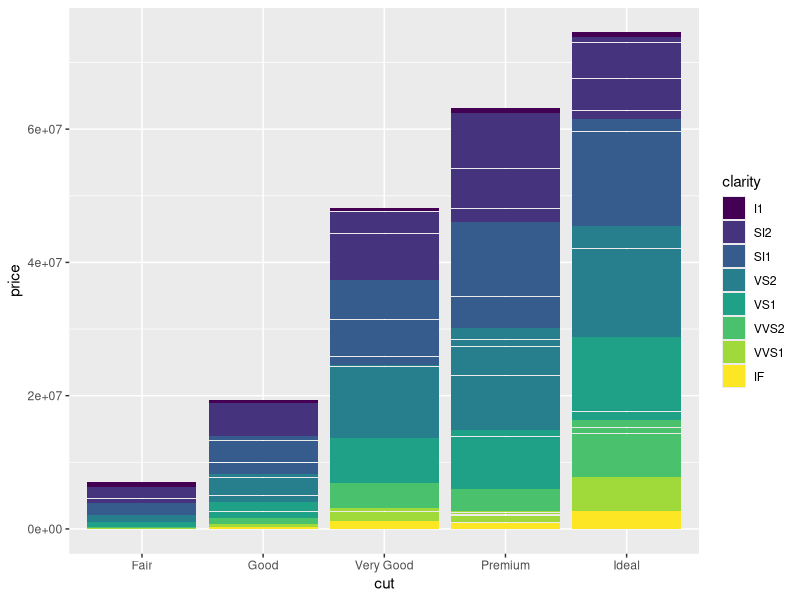
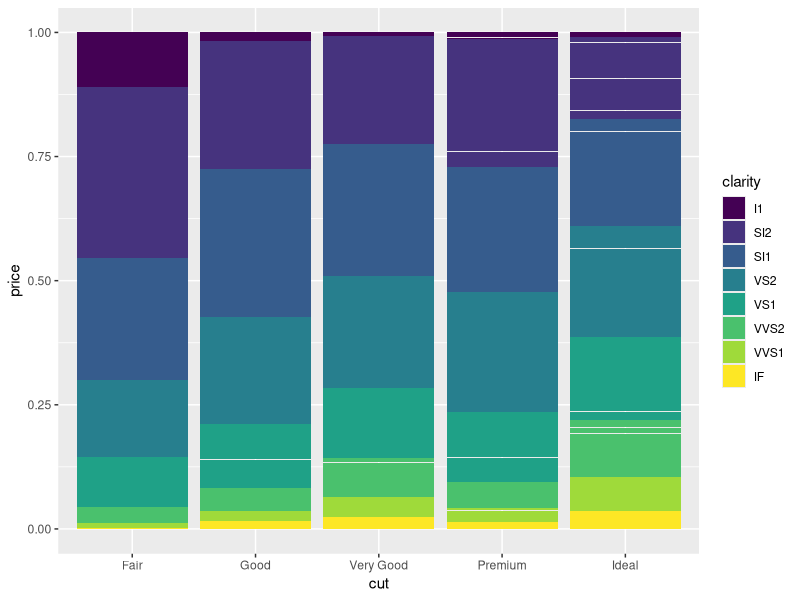
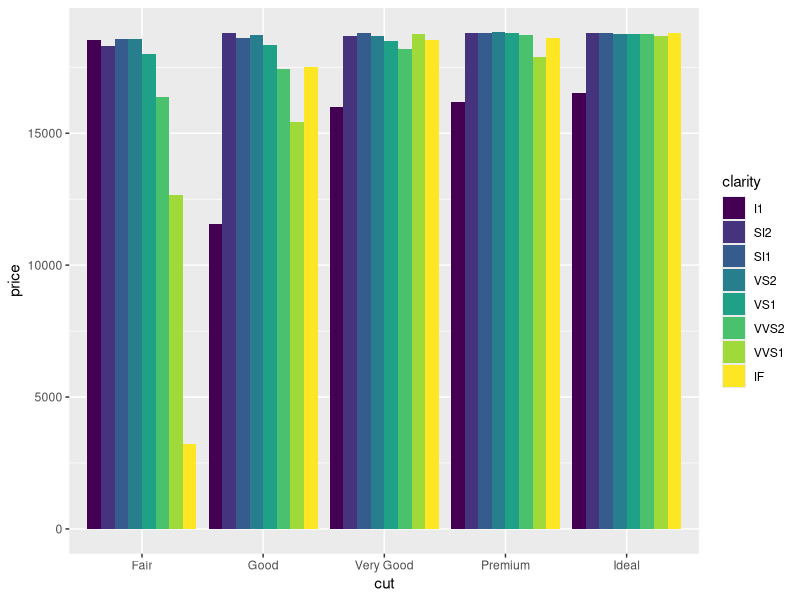
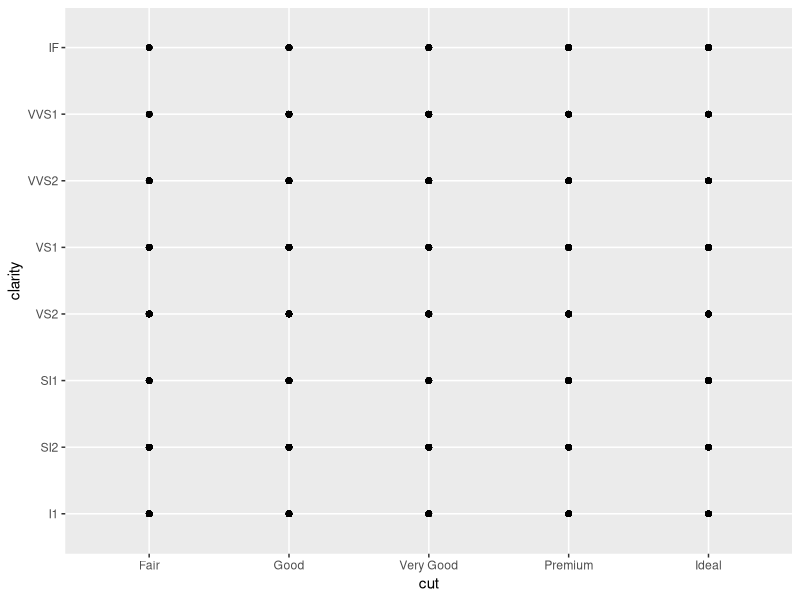
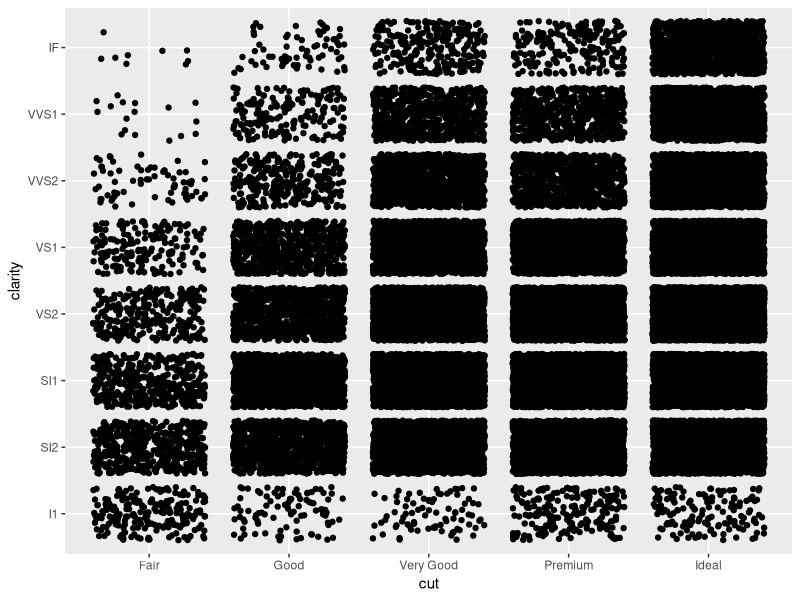
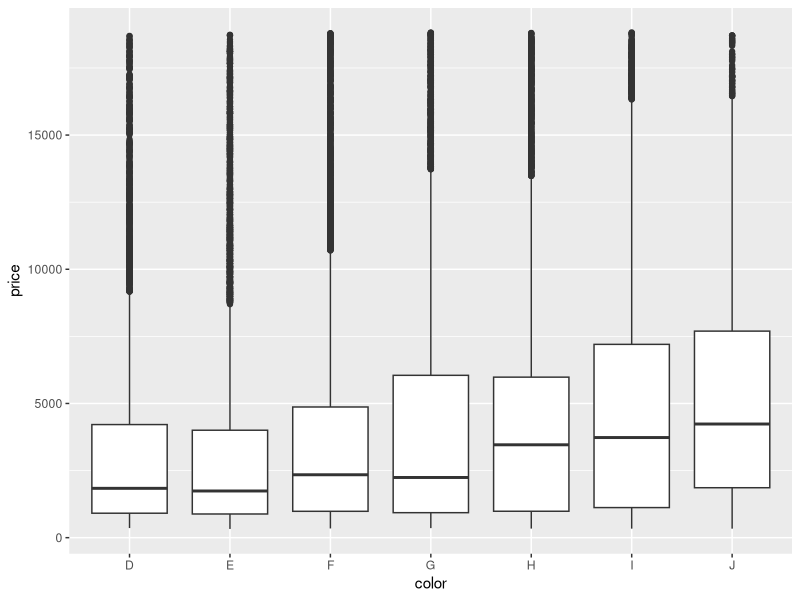
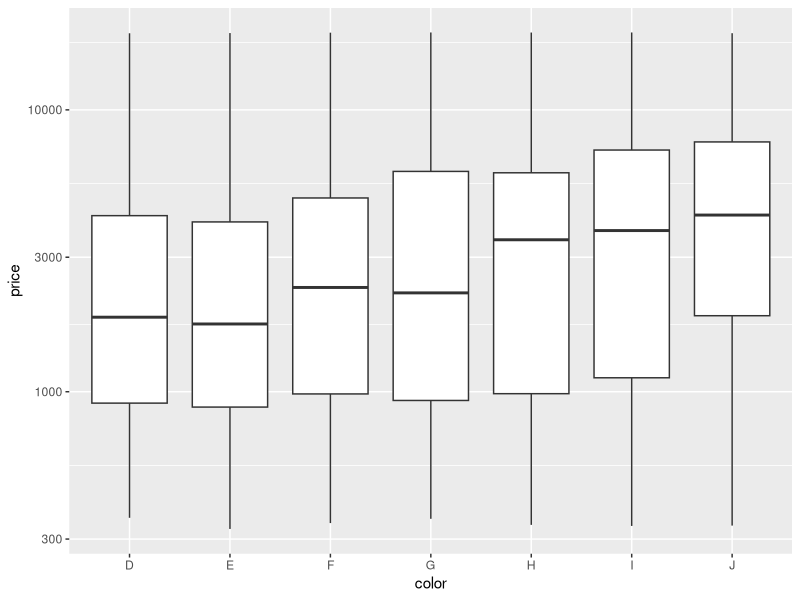
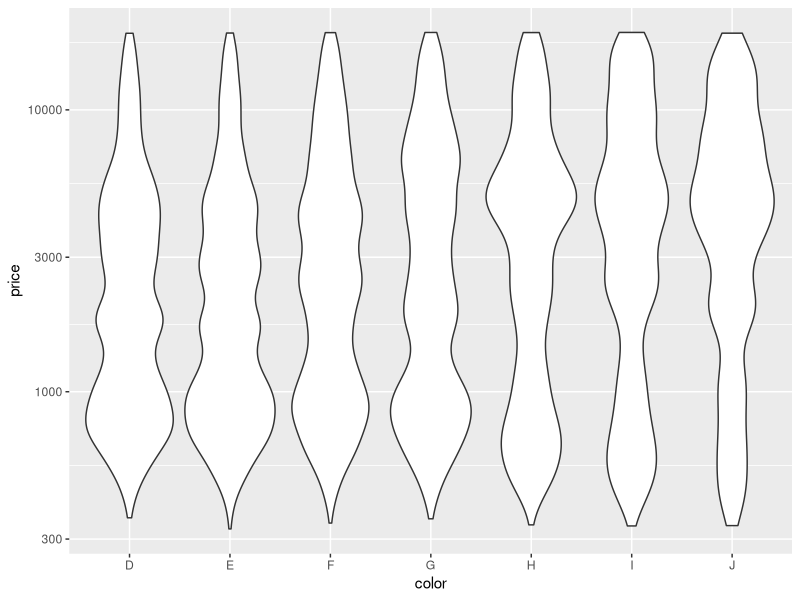

Here is the R script that generated these plots, in order:
# Exercise 2: advanced ggplot2 practice

# Install and load the `ggplot2` package
# install.packages('ggplot2')
library("ggplot2")

# For this exercise you will again be working with the `diamonds` data set.
# Use `?diamonds` to review details about this data set
?diamonds

## Position Adjustments

# Draw a column (bar) chart of diamonds cuts by price, with each bar filled by 
# clarity. You should see a _stacked_ bar chart.
ggplot(data = diamonds) +
  geom_col(mapping = aes(x = cut, y = price, fill = clarity))

# Draw the same chart again, but with each element positioned to "fill" the y axis
ggplot(data = diamonds) +
  geom_col(mapping = aes(x = cut, y = price, fill = clarity), position = "fill")

# Draw the same chart again, but with each element positioned to "dodge" each other
ggplot(data = diamonds) +
  geom_col(mapping = aes(x = cut, y = price, fill = clarity), position = "dodge")

# Draw a plot with point geometry with the x-position mapped to `cut` and the
# y-position mapped to `clarity`
# This creates a "grid" grouping the points
ggplot(data = diamonds) +
  geom_point(mapping = aes(x = cut, y = clarity))

# Use the "jitter" position adjustment to keep the points from all overlapping!
# (This works a little better with a sample of diamond data, such as from the
# previous exercise).
ggplot(data = diamonds) +
  geom_point(mapping = aes(x = cut, y = clarity), position = "jitter")


## Scales

# Draw a "boxplot" (with `geom_boxplot`) for the diamond's price (y) by color (x)
ggplot(data = diamonds) +
  geom_boxplot(mapping = aes(x = color, y = price))

# This has a lot of outliers, making it harder to read. To fix this, draw the
# same plot but with a _logarithmic_ scale for the y axis.
ggplot(data = diamonds) +
  geom_boxplot(mapping = aes(x = color, y = price)) +
  scale_y_log10()

# For another version, draw the same plot but with `violin` geometry instead of
# `boxplot` geometry!
# How does the logarithmic scale change the data presentation?
ggplot(data = diamonds) +
  geom_violin(mapping = aes(x = color, y = price)) +
  scale_y_log10()

# Another interesting plot: draw a plot of the diamonds price (y) by carat (x),
# using a heatmap of 2d bins (geom_bin2d)
# What happens when you make the x and y channels scale logarithmically?
ggplot(data = diamonds) +
  geom_bin2d(mapping = aes(x = carat, y = price)) +
  scale_x_log10() +
  scale_y_log10()

# Draw a scatter plot for the diamonds price (y) by carat (x). Color each point
# by the clarity (Remember, this will take a while. Use a sample of the diamonds
# for faster results)
ggplot(data = diamonds) +
  geom_point(mapping = aes(x = carat, y = price, color = clarity))

# Change the color of the previous plot using a ColorBrewer scale of your choice.
# What looks nice?
ggplot(data = diamonds) +
  geom_point(mapping = aes(x = carat, y = price, color = clarity)) +
  scale_color_brewer(palette = "Spectral")


## Coordinate Systems

# Draw a bar chart with x-position and fill color BOTH mapped to cut
# For best results, SET the `width` of the geometry to be 1 (fill plot, no space
# between)
# TIP: You can save the plot to a variable for easier modifications
bar <- ggplot(data = diamonds) +
  geom_bar(mapping = aes(x = cut, fill = cut), width = 1)
bar

# Draw the same chart, but with the coordinate system flipped
bar + coord_flip()

# Draw the same chart, but in a polar coordinate system. It's a Coxcomb chart!
bar + coord_polar()


## Facets

# Take the scatter plot of price by carat data (colored by clarity) and add
# _facets_ based on the diamond's `color`
ggplot(data = diamonds) +
  geom_point(mapping = aes(x = carat, y = price, color = clarity)) +
  scale_color_brewer(palette = "Spectral") +
  facet_wrap(~ color)


## Saving Plots

# Use the `ggsave()` function to save the current (recent) plot to disk.
# Name the output file "my-plot.png".
# Make sure you've set the working directory!!
ggsave("my-plot.png")